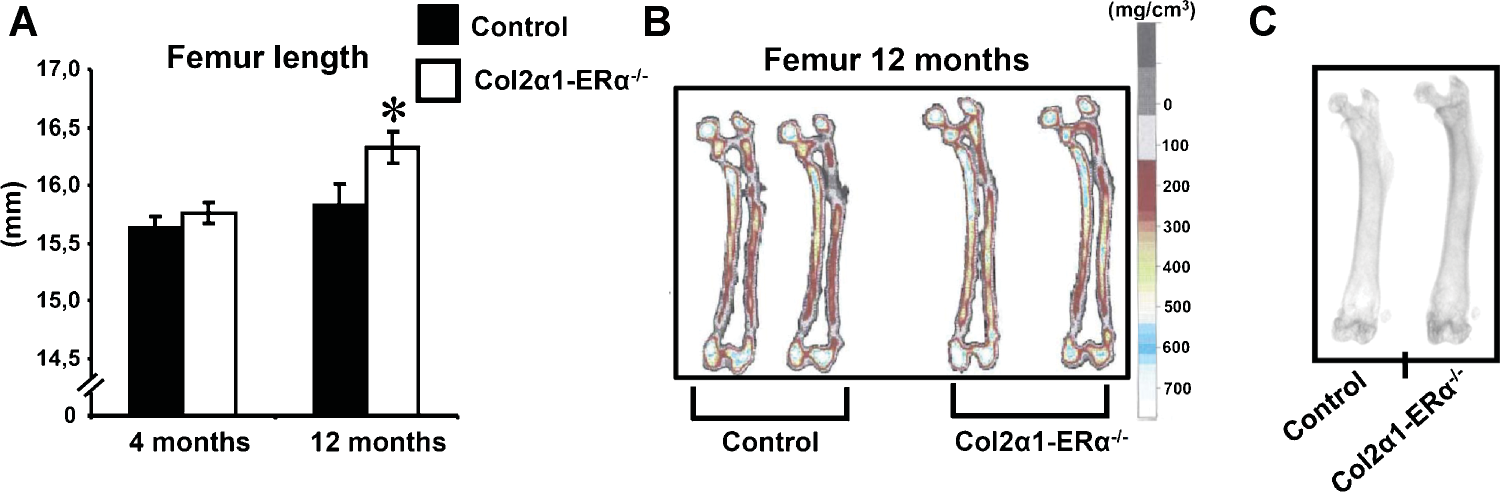
#> input picture atlas/data/round270/fig_101.png, 3000 x 985 px, found by its file name (shown at 1/2 size)
$ python round270_borjesson2010_fig5A.py
#> lines starting #> are read from the running program, lines starting #| are printed output that depends on the picture; after the words box and inside, x2 and y2 are one past the last pixel; in counts of white or black regions, pixels touching at a corner belong together
#!/usr/bin/env python3
"""
ROUND 270 - digitise Figure 5A of borjesson2010 (J Bone Miner Res 25:2690-2700).

The paper's text states only that 1-year-old cartilage-specific ERalpha-null mice
had "increased femur length" versus controls, and gives NO number anywhere in the
text. The magnitude is the whole question - this is the only bone LENGTH gain on
the oestrogen arm of this atlas - so it is read off the figure against the
figure's own axis, the same method round 253 used on newton2018 Fig 2A.

METHOD, AND ITS SELF-CHECKS
  1. Calibration. The y-axis carries six printed labels (17,0 down to 14,5 in
     0.5 mm steps) above an axis break. Their rows are taken from the LABEL TEXT
     blocks rather than from the tick marks, because the axis spine is drawn ~7
     px thick and swallows its own ticks. A straight line is fitted to the six
     and the residual is reported; if the worst tick is off by more than 1.5 px
     the calibration is declared untrusted and the run is flagged.
  2. Bar tops. The two control bars are solid black and the two knockout bars are
     white with a black outline, so neither "darkest column" nor "topmost dark
     pixel" works for both - and the error whisker, a thin central line rising
     ABOVE each bar, defeats the naive approach entirely. Instead every row in
     the plot window is scanned for a HORIZONTAL DARK RUN whose length matches
     the bar width. That run is the solid fill of a black bar and the top rule
     of an open bar, and a whisker is far too narrow to produce one.
  3. The four runs found are checked to be four, and to alternate in x.

Everything printed is a measurement off a published figure, not a number the
authors reported. It is graded accordingly in the node - the paper's own
statistics (asterisk, n = 9 to 12, mean +/- SEM) are what carry significance.

Usage: round270_borjesson2010_fig5A.py fig_101.png
"""
import sys

import numpy as np
from PIL import Image

TICKS = [17.0, 16.5, 16.0, 15.5, 15.0, 14.5]  # top to bottom, mm
DARK = 110


def main():
    png = sys.argv[1] if len(sys.argv) > 1 else "fig_101.png"
    a = np.asarray(Image.open(png).convert("L")).astype(float)
    # Panel A is the left ~30 per cent of this three-panel figure.
    panel = a[:, : int(a.shape[1] * 0.30)]
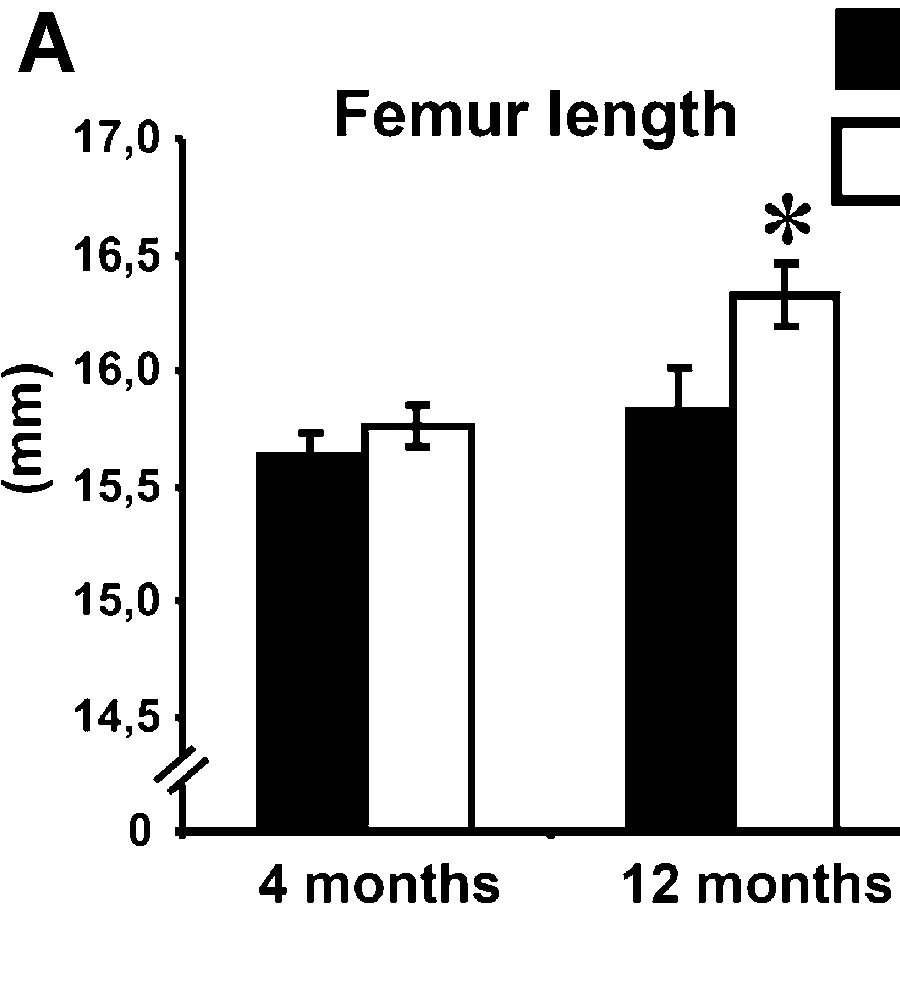
#> panel: shape (985, 900) float64; min 2, max 255, mean 212.8
    dark = panel < DARK
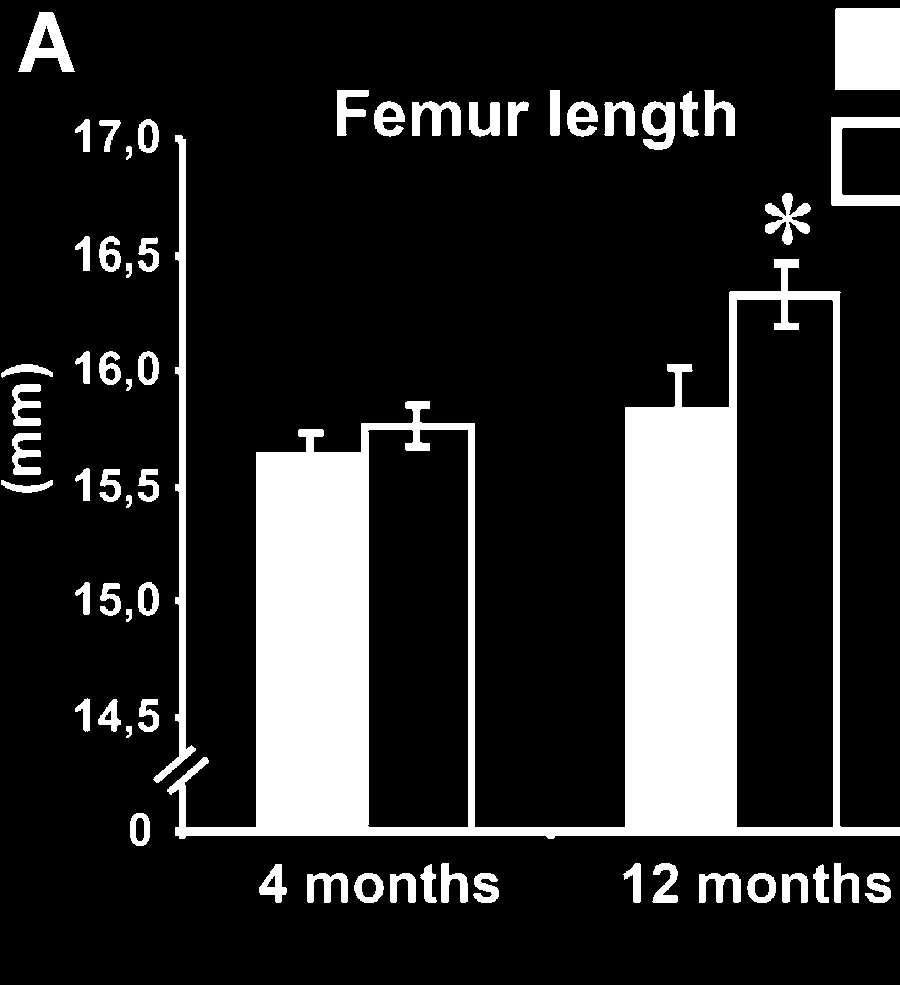
#> dark: shape (985, 900) bool; 16.7% white; 61 white regions, largest, box (x1, y1, x2, y2) and area: (167, 259, 900, 839) 108019, (835, 8, 900, 90) 5329, (153, 135, 196, 783) 4854

    # ---- 1. axis spine and calibration ------------------------------------
    colsum = dark.sum(axis=0)
#> colsum = 900 values, max 756 at index 836, min 0 at index 0, mean 164.3
    axis_col = int(np.argmax(colsum[: panel.shape[1] // 2]))
#> axis_col = 179

    lab = dark[:, 40 : max(45, axis_col - 5)]
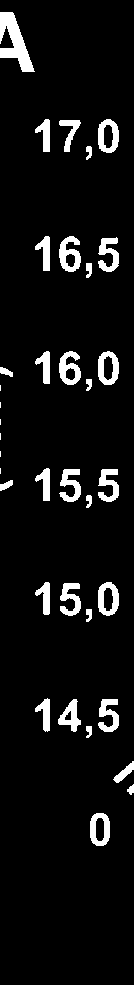
#> lab: shape (985, 134) bool; 6.6% white; 36 white regions (6 under 20 px), largest, box (x1, y1, x2, y2) and area: (0, 12, 35, 72) 1006, (59, 236, 81, 272) 460, (59, 351, 81, 385) 439
    prof = lab.sum(axis=1)
#> prof = 985 values, max 59 at index 484, min 0 at index 0, mean 8.82
    rows = np.where(prof > 3)[0]
#> rows = 344 values from 12 to 845
    groups, cur = [], [rows[0]]
#> groups = []; cur = [12]
    for r in rows[1:]:
        if r - cur[-1] <= 4:
            cur.append(r)
        else:
            groups.append(cur)
            cur = [r]
#> this loop made 343 passes
#> (r, cur) on pass 60: (119, [119])
#> cur on pass 97: [236]
#> after the loop, groups = 9 items
    groups.append(cur)
    blocks = [(float(np.mean(g)), len(g), int(prof[g].sum())) for g in groups if g]
#> blocks = [(41.5, 60, 1006), (137.2, 37, 1025), (255.2, 39, 1231), (370.5, 40, 1269), (486.2, 37, 1215), (600.2, 37, 1143), (716.2, 35, 1088), (772, 19, 169), (789, 7, 40), (829, 33, 410)]
    blocks = [b for b in blocks if 25 <= b[1] <= 50 and b[2] > 800]
#> blocks = [(137.2, 37, 1025), (255.2, 39, 1231), (370.5, 40, 1269), (486.2, 37, 1215), (600.2, 37, 1143), (716.2, 35, 1088)]
    centres = sorted(b[0] for b in blocks)[: len(TICKS)]
#> centres = [137.2, 255.2, 370.5, 486.2, 600.2, 716.2]
    if len(centres) != len(TICKS):
        print("FAILED: found %d axis labels, need %d" % (len(centres), len(TICKS)))
        return 1

    A = np.vstack([centres, np.ones(len(centres))]).T
#> A = [[137.2, 1], [255.2, 1], [370.5, 1], [486.2, 1], [600.2, 1], [716.2, 1]]
    (m, c), *_ = np.linalg.lstsq(A, np.array(TICKS), rcond=None)
#> m = -0.00433; c = 17.6
    resid = np.abs(A @ np.array([m, c]) - np.array(TICKS))
#> resid = [0.00607, 0.0043, 0.00322, 0.00352, 0.00338, 0.00159]
    px_per_mm = 1.0 / abs(m)
#> px_per_mm = 231.2
    print("axis spine column %d; label rows %s" % (axis_col, ["%.1f" % x for x in centres]))
#| axis spine column 179; label rows ['137.2', '255.2', '370.5', '486.2', '600.2', '716.2']
    print("calibration %.5f mm/px  =>  %.2f px/mm" % (m, px_per_mm))
#| calibration -0.00433 mm/px  =>  231.19 px/mm
    print("worst tick residual %.4f mm = %.2f px" % (resid.max(), resid.max() * px_per_mm))
#| worst tick residual 0.0061 mm = 1.40 px
    if resid.max() * px_per_mm > 1.5:
        print("WARNING: axis non-linear beyond 1.5 px - calibration UNTRUSTED")

    def value(row):
        return m * row + c

    ceiling = int(min(centres) - px_per_mm * 0.05)
#> ceiling = 125
    baseline = int(max(centres) + px_per_mm * 0.30)
#> baseline = 785

    # ---- 2. bar width, from the solid control bars ------------------------
    probe = baseline - int(px_per_mm * 0.10)
#> probe = 762
    on = dark[probe, :]
    runs, start = [], None
    for x in range(axis_col + 8, panel.shape[1]):
        if on[x] and start is None:
            start = x
        elif not on[x] and start is not None:
            runs.append((start, x))
            start = None
#> after the loop, runs = [(198, 209), (256, 369), (468, 475), (625, 737), (833, 840)]
    solid = [r for r in runs if (r[1] - r[0]) > px_per_mm * 0.30]
#> solid = [(256, 369), (625, 737)]
    if not solid:
        print("FAILED: no solid bar found to set the bar width")
        return 1
    barw = int(np.median([r[1] - r[0] for r in solid]))
#> barw = 112
    print("bar width from solid control bars: %d px (%.3f mm)" % (barw, barw / px_per_mm))
#| bar width from solid control bars: 112 px (0.484 mm)

    # ---- 3. horizontal top rules -----------------------------------------
    found = []
    for r in range(ceiling, baseline):
        row = dark[r, :]
        x, n = axis_col + 8, panel.shape[1]
        while x < n:
            if row[x]:
                x0 = x
                while x < n and row[x]:
                    x += 1
                if abs((x - x0) - barw) <= max(3, 0.06 * barw):
                    found.append((r, x0, x))
            else:
                x += 1
#> after the loop, found = 727 items, first 6: (291, 730, 840), (292, 729, 841), (293, 729, 840), (294, 729, 840), (295, 729, 840), (296, 729, 840)
    # keep, for each distinct x-position, the HIGHEST such rule (the bar top)
    tops = {}
    for r, x0, x1 in found:
        key = None
        for k in tops:
            if abs(k - x0) <= barw * 0.5:
                key = k
                break
        if key is None:
            tops[x0] = (r, x0, x1)
        elif r < tops[key][0]:
            tops[key] = (r, x0, x1)
#> this loop made 727 passes
#> after the loop, tops = {730: (291, 730, 840), 625: (407, 625, 737), 361: (423, 361, 475), 256: (452, 256, 369)}
    bars = sorted(tops.values(), key=lambda t: t[1])
#> bars = [(452, 256, 369), (423, 361, 475), (407, 625, 737), (291, 730, 840)]

    print("\nbar tops (x0-x1, row, mm):")
    for r, x0, x1 in bars:
        print("  x %4d-%4d  row %4d  ->  %.3f mm" % (x0, x1, r, value(r)))
#> this loop made 4 passes
#|   x  256- 369  row  452  ->  15.644 mm
#|   x  361- 475  row  423  ->  15.770 mm
#|   x  625- 737  row  407  ->  15.839 mm
#|   x  730- 840  row  291  ->  16.341 mm

    if len(bars) != 4:
        print("\nFAILED: expected 4 bars, found %d - not reporting a read-off" % len(bars))
        return 1

    m4c, m4k, m12c, m12k = [value(b[0]) for b in bars]
#> m4c = 15.64; m4k = 15.77; m12c = 15.84; m12k = 16.34
    print("\n--- READ-OFF (means; the paper reports mean +/- SEM, n = 9 to 12) ---")
    print("   4 months : control %.3f  KO %.3f   diff %+.3f mm (%+.2f%%)  [n.s. in paper]"
          % (m4c, m4k, m4k - m4c, 100 * (m4k - m4c) / m4c))
#|    4 months : control 15.644  KO 15.770   diff +0.125 mm (+0.80%)  [n.s. in paper]
    print("  12 months : control %.3f  KO %.3f   diff %+.3f mm (%+.2f%%)  [* in paper]"
          % (m12c, m12k, m12k - m12c, 100 * (m12k - m12c) / m12c))
#|   12 months : control 15.839  KO 16.341   diff +0.502 mm (+3.17%)  [* in paper]
    print("  growth 4->12 mo : control %+.3f mm   KO %+.3f mm   ratio %.2fx"
          % (m12c - m4c, m12k - m4k, (m12k - m4k) / (m12c - m4c)))
#|   growth 4->12 mo : control +0.195 mm   KO +0.571 mm   ratio 2.93x
    print("\n  The INCREMENT is the paper's claim ('continued to grow after 4 months,")
    print("  whereas very little growth was seen in control mice'); the 12-month")
    print("  difference is what carries the asterisk.")
    return 0


if __name__ == "__main__":
    sys.exit(main())
#> (the program exits here)
